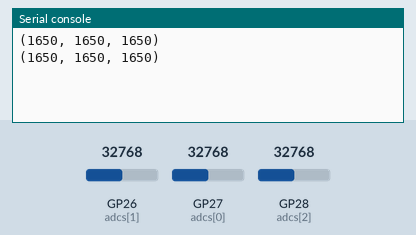
Recording of a program running on a simulated Raspberry Pi Pico running MicroPython. On the bench: the last lines printed to the serial console. The inputs (shaded band) are chosen by the test bench; at power-on: GP26 (adcs[1]) = 32768, GP27 (adcs[0]) = 32768, GP28 (adcs[2]) = 32768 (analog values on the 0–65535 scale). Files the program writes start out absent; the clock reads 2024-03-15 10:24:30 at power-on unless the program sets it.

Above: at 1.2 s.
1.3 s: GP26 (adcs[1]) set to 45874
At 2.6 s:
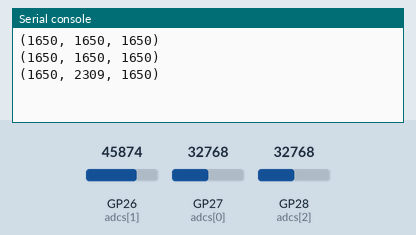
2.8 s: GP27 (adcs[0]) set to 45874
At 3.7 s:
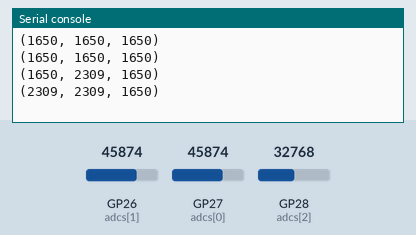
4.3 s: GP28 (adcs[2]) set to 45874
At 5.5 s:
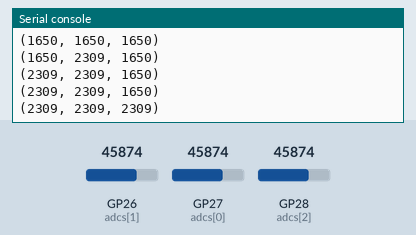
5.8 s: GP26 (adcs[1]) set to 57670
At 6.8 s:
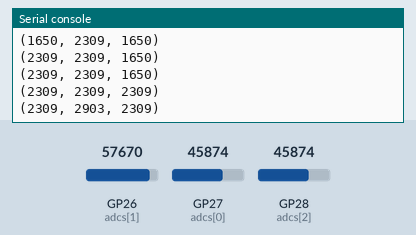
7.3 s: GP27 (adcs[0]) set to 57670
At 8.6 s:
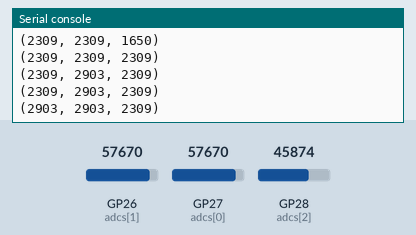
8.8 s: GP28 (adcs[2]) set to 57670
At 9.8 s:
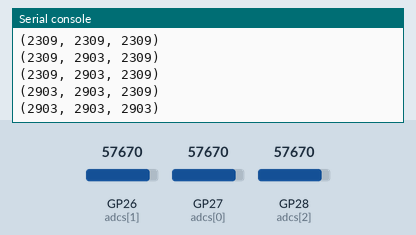
Timing chart, 0 to 11.3 s (numbered marks = the images above; inputs shaded):
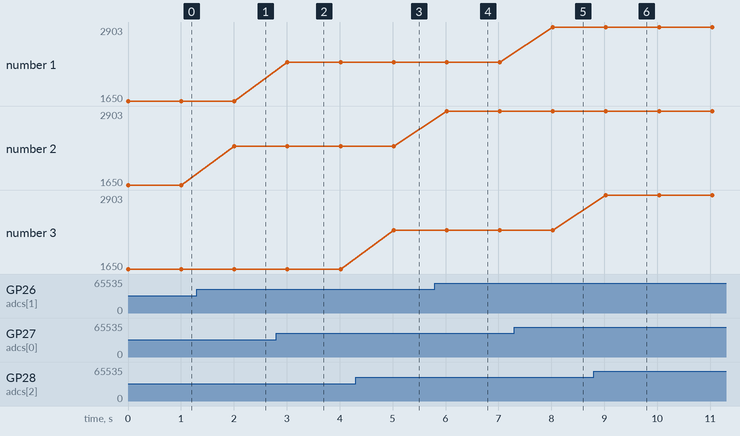

Measured:
- after the input at 1.3 s, the serial console: prints a new line after 0.71 s (image 1)
- after the input at 2.8 s, the serial console: prints a new line after 0.21 s (image 2)
- after the input at 4.3 s, the serial console: prints a new line after 0.72 s (image 3)
- after the input at 5.8 s, the serial console: prints a new line after 0.22 s (image 4)
- after the input at 7.3 s, the serial console: prints a new line after 0.73 s (image 5)
- after the input at 8.8 s, the serial console: prints a new line after 0.23 s (image 6)
- plotted number 2: 1650 → 2309 after the input at 1.3 s, 2309 → 2903 after the input at 5.8 s

The program:

adatalog.py
```python
from machine import ADC, Pin
import time, os

DATA_FILE = 'data.csv'
PAUSE_SEC = 1 # 5*60

# 0=Temp, 1=Lum, 2=Hum
adcs = [ADC(Pin(27)), ADC(Pin(26)), ADC(Pin(28))]

def adc_mv( index ):
        global adcs
        val = 0
        for i in range(20):
            val += adcs[index].read_u16()
        return int((val/20)*3300/65535)

def temp():
        mv = adc_mv(0)
        return ( (mv-550)/10, mv)

try:
    os.stat( DATA_FILE )
except:
    print( 'Creating file %s' % DATA_FILE )
    with open( DATA_FILE, 'w' ) as f:
        f.write( 'unix_time,temp_celsius,temp_mv,lum_mv,hum_mv\r\n' )
        f.close()

# Data capture loop
while True:
        start = time.time()
        tmp   = temp()
        data = (start,)+temp()+(adc_mv(1),adc_mv(2))
        print( (data[2],data[3],data[4]) )


        with open( DATA_FILE, 'a' ) as f:
            f.write( '%i,%5.2f,%i,%i,%i\r\n' % data )
            f.close()

        while time.time() - start < PAUSE_SEC:
            time.sleep_ms( 200 )
```
